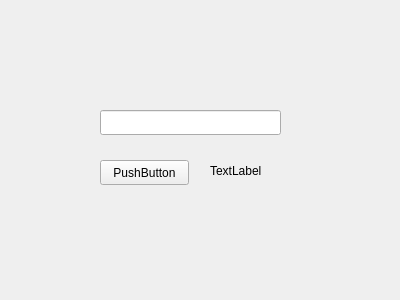
<?xml version="1.0" encoding="UTF-8"?>
<ui version="4.0">
 <class>RqtDyrosGuiWidget</class>
 <widget class="QWidget" name="RqtDyrosGuiWidget">
  <property name="geometry">
   <rect>
    <x>0</x>
    <y>0</y>
    <width>400</width>
    <height>300</height>
   </rect>
  </property>
  <property name="windowTitle">
   <string>Form</string>
  </property>
  <widget class="QPushButton" name="myPushButton">
   <property name="geometry">
    <rect>
     <x>100</x>
     <y>160</y>
     <width>89</width>
     <height>25</height>
    </rect>
   </property>
   <property name="text">
    <string>PushButton</string>
   </property>
  </widget>
  <widget class="QLabel" name="myLabel">
   <property name="geometry">
    <rect>
     <x>210</x>
     <y>160</y>
     <width>111</width>
     <height>21</height>
    </rect>
   </property>
   <property name="text">
    <string>TextLabel</string>
   </property>
  </widget>
  <widget class="QLineEdit" name="lineEdit">
   <property name="geometry">
    <rect>
     <x>100</x>
     <y>110</y>
     <width>181</width>
     <height>25</height>
    </rect>
   </property>
  </widget>
 </widget>
 <resources/>
 <connections/>
</ui>
